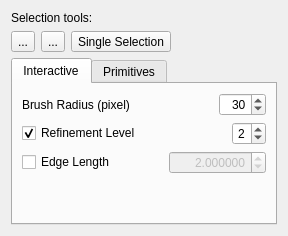
<ui version="4.0" >
 <class>WidgetRgbT</class>
 <widget class="QWidget" name="WidgetRgbT" >
  <property name="geometry" >
   <rect>
    <x>0</x>
    <y>0</y>
    <width>288</width>
    <height>236</height>
   </rect>
  </property>
  <property name="windowTitle" >
   <string>Form</string>
  </property>
  <property name="windowIcon" >
   <iconset/>
  </property>
  <layout class="QGridLayout" >
   <item row="0" column="0" colspan="4" >
    <widget class="QLabel" name="label" >
     <property name="text" >
      <string>Selection tools:</string>
     </property>
    </widget>
   </item>
   <item row="1" column="0" >
    <widget class="QToolButton" name="bBrush" >
     <property name="toolTip" >
      <string>Brush for mesh refinement</string>
     </property>
     <property name="text" >
      <string>...</string>
     </property>
     <property name="icon" >
      <iconset resource="editrgbtri.qrc" >:/images/brush.png</iconset>
     </property>
     <property name="iconSize" >
      <size>
       <width>32</width>
       <height>32</height>
      </size>
     </property>
     <property name="checkable" >
      <bool>true</bool>
     </property>
    </widget>
   </item>
   <item row="1" column="1" >
    <widget class="QToolButton" name="bEraser" >
     <property name="toolTip" >
      <string>Eraser for mesh coarsening</string>
     </property>
     <property name="text" >
      <string>...</string>
     </property>
     <property name="icon" >
      <iconset resource="editrgbtri.qrc" >:/images/eraser.png</iconset>
     </property>
     <property name="iconSize" >
      <size>
       <width>32</width>
       <height>32</height>
      </size>
     </property>
     <property name="checkable" >
      <bool>true</bool>
     </property>
    </widget>
   </item>
   <item row="1" column="2" >
    <widget class="QToolButton" name="bSelectionSingle" >
     <property name="toolTip" >
      <string>Single face selector</string>
     </property>
     <property name="text" >
      <string>Single Selection</string>
     </property>
     <property name="icon" >
      <iconset resource="editrgbtri.qrc" >:/images/select_face.png</iconset>
     </property>
     <property name="iconSize" >
      <size>
       <width>32</width>
       <height>32</height>
      </size>
     </property>
     <property name="checkable" >
      <bool>true</bool>
     </property>
    </widget>
   </item>
   <item row="1" column="3" >
    <spacer>
     <property name="orientation" >
      <enum>Qt::Horizontal</enum>
     </property>
     <property name="sizeHint" >
      <size>
       <width>40</width>
       <height>20</height>
      </size>
     </property>
    </spacer>
   </item>
   <item row="2" column="0" colspan="4" >
    <widget class="QTabWidget" name="tabWidget" >
     <property name="enabled" >
      <bool>true</bool>
     </property>
     <property name="currentIndex" >
      <number>0</number>
     </property>
     <property name="usesScrollButtons" >
      <bool>true</bool>
     </property>
     <widget class="QWidget" name="tab" >
      <attribute name="title" >
       <string>Interactive</string>
      </attribute>
      <layout class="QGridLayout" >
       <item row="0" column="0" colspan="2" >
        <layout class="QHBoxLayout" >
         <item>
          <widget class="QLabel" name="label_2" >
           <property name="text" >
            <string>Brush Radius (pixel)</string>
           </property>
          </widget>
         </item>
         <item>
          <spacer>
           <property name="orientation" >
            <enum>Qt::Horizontal</enum>
           </property>
           <property name="sizeHint" >
            <size>
             <width>119</width>
             <height>23</height>
            </size>
           </property>
          </spacer>
         </item>
         <item>
          <widget class="QSpinBox" name="sRadius" >
           <property name="layoutDirection" >
            <enum>Qt::LeftToRight</enum>
           </property>
           <property name="alignment" >
            <set>Qt::AlignRight|Qt::AlignTrailing|Qt::AlignVCenter</set>
           </property>
           <property name="minimum" >
            <number>10</number>
           </property>
           <property name="maximum" >
            <number>500</number>
           </property>
           <property name="value" >
            <number>30</number>
           </property>
          </widget>
         </item>
        </layout>
       </item>
       <item row="1" column="0" colspan="2" >
        <layout class="QHBoxLayout" >
         <item>
          <widget class="QCheckBox" name="cLevelEnabled" >
           <property name="text" >
            <string>Refinement Level</string>
           </property>
           <property name="checked" >
            <bool>true</bool>
           </property>
          </widget>
         </item>
         <item>
          <spacer>
           <property name="orientation" >
            <enum>Qt::Horizontal</enum>
           </property>
           <property name="sizeHint" >
            <size>
             <width>42</width>
             <height>23</height>
            </size>
           </property>
          </spacer>
         </item>
         <item>
          <widget class="QSpinBox" name="sBrushLevel" >
           <property name="alignment" >
            <set>Qt::AlignRight|Qt::AlignTrailing|Qt::AlignVCenter</set>
           </property>
           <property name="maximum" >
            <number>8</number>
           </property>
           <property name="value" >
            <number>2</number>
           </property>
          </widget>
         </item>
        </layout>
       </item>
       <item row="2" column="0" colspan="2" >
        <layout class="QHBoxLayout" >
         <item>
          <widget class="QCheckBox" name="cLengthEnabled" >
           <property name="text" >
            <string>Edge Length</string>
           </property>
          </widget>
         </item>
         <item>
          <spacer>
           <property name="orientation" >
            <enum>Qt::Horizontal</enum>
           </property>
           <property name="sizeHint" >
            <size>
             <width>41</width>
             <height>23</height>
            </size>
           </property>
          </spacer>
         </item>
         <item>
          <widget class="QDoubleSpinBox" name="sBrushLength" >
           <property name="enabled" >
            <bool>false</bool>
           </property>
           <property name="alignment" >
            <set>Qt::AlignRight|Qt::AlignTrailing|Qt::AlignVCenter</set>
           </property>
           <property name="readOnly" >
            <bool>false</bool>
           </property>
           <property name="decimals" >
            <number>6</number>
           </property>
           <property name="maximum" >
            <double>9999.989999999999782</double>
           </property>
           <property name="value" >
            <double>2.000000000000000</double>
           </property>
          </widget>
         </item>
        </layout>
       </item>
       <item row="3" column="0" colspan="2" >
        <spacer>
         <property name="orientation" >
          <enum>Qt::Vertical</enum>
         </property>
         <property name="sizeHint" >
          <size>
           <width>202</width>
           <height>71</height>
          </size>
         </property>
        </spacer>
       </item>
      </layout>
     </widget>
     <widget class="QWidget" name="tab_2" >
      <attribute name="title" >
       <string>Primitives</string>
      </attribute>
      <layout class="QGridLayout" >
       <item row="0" column="0" >
        <layout class="QHBoxLayout" >
         <item>
          <widget class="QLabel" name="label_3" >
           <property name="text" >
            <string>Edge Split</string>
           </property>
          </widget>
         </item>
         <item>
          <spacer>
           <property name="orientation" >
            <enum>Qt::Horizontal</enum>
           </property>
           <property name="sizeHint" >
            <size>
             <width>131</width>
             <height>20</height>
            </size>
           </property>
          </spacer>
         </item>
         <item>
          <widget class="QToolButton" name="bEdgeSplit" >
           <property name="toolTip" >
            <string>Execute a split on a green edge. Two adjacent triangles must be selected.</string>
           </property>
           <property name="text" >
            <string>...</string>
           </property>
           <property name="icon" >
            <iconset resource="editrgbtri.qrc" >:/images/edgesplit.png</iconset>
           </property>
           <property name="iconSize" >
            <size>
             <width>32</width>
             <height>32</height>
            </size>
           </property>
          </widget>
         </item>
        </layout>
       </item>
       <item row="1" column="0" >
        <layout class="QHBoxLayout" >
         <item>
          <widget class="QLabel" name="label_4" >
           <property name="text" >
            <string>Vertex Removal</string>
           </property>
          </widget>
         </item>
         <item>
          <spacer>
           <property name="orientation" >
            <enum>Qt::Horizontal</enum>
           </property>
           <property name="sizeHint" >
            <size>
             <width>81</width>
             <height>41</height>
            </size>
           </property>
          </spacer>
         </item>
         <item>
          <widget class="QToolButton" name="bEdgeCollapse" >
           <property name="toolTip" >
            <string>Execute a vertex removal. Three triangle sharing a vertex must be selected.</string>
           </property>
           <property name="text" >
            <string>...</string>
           </property>
           <property name="icon" >
            <iconset resource="editrgbtri.qrc" >:/images/edgecollapse.png</iconset>
           </property>
           <property name="iconSize" >
            <size>
             <width>32</width>
             <height>32</height>
            </size>
           </property>
          </widget>
         </item>
        </layout>
       </item>
       <item row="2" column="0" >
        <spacer>
         <property name="orientation" >
          <enum>Qt::Vertical</enum>
         </property>
         <property name="sizeHint" >
          <size>
           <width>20</width>
           <height>51</height>
          </size>
         </property>
        </spacer>
       </item>
      </layout>
     </widget>
    </widget>
   </item>
  </layout>
 </widget>
 <tabstops>
  <tabstop>tabWidget</tabstop>
  <tabstop>bSelectionSingle</tabstop>
 </tabstops>
 <resources>
  <include location="editrgbtri.qrc" />
 </resources>
 <connections>
  <connection>
   <sender>cLevelEnabled</sender>
   <signal>toggled(bool)</signal>
   <receiver>sBrushLevel</receiver>
   <slot>setEnabled(bool)</slot>
   <hints>
    <hint type="sourcelabel" >
     <x>78</x>
     <y>161</y>
    </hint>
    <hint type="destinationlabel" >
     <x>275</x>
     <y>162</y>
    </hint>
   </hints>
  </connection>
  <connection>
   <sender>cLengthEnabled</sender>
   <signal>toggled(bool)</signal>
   <receiver>sBrushLength</receiver>
   <slot>setEnabled(bool)</slot>
   <hints>
    <hint type="sourcelabel" >
     <x>82</x>
     <y>195</y>
    </hint>
    <hint type="destinationlabel" >
     <x>276</x>
     <y>189</y>
    </hint>
   </hints>
  </connection>
 </connections>
</ui>
